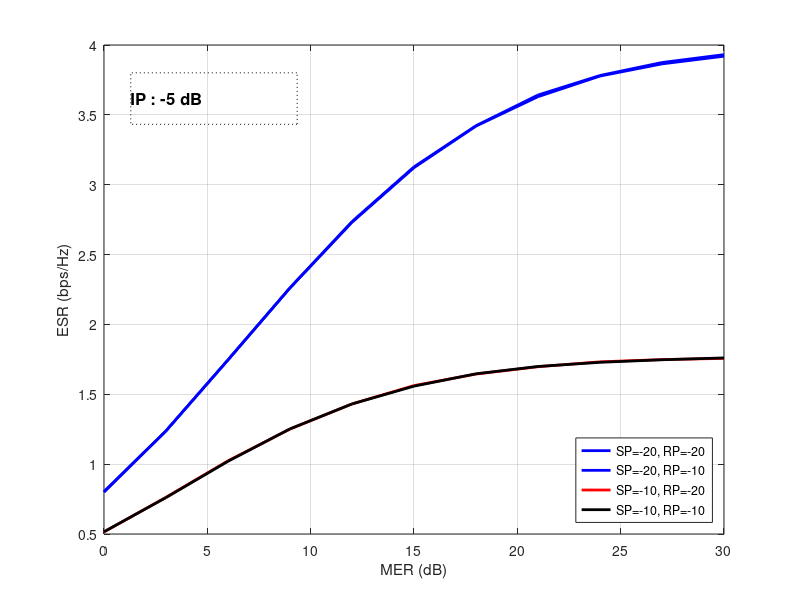
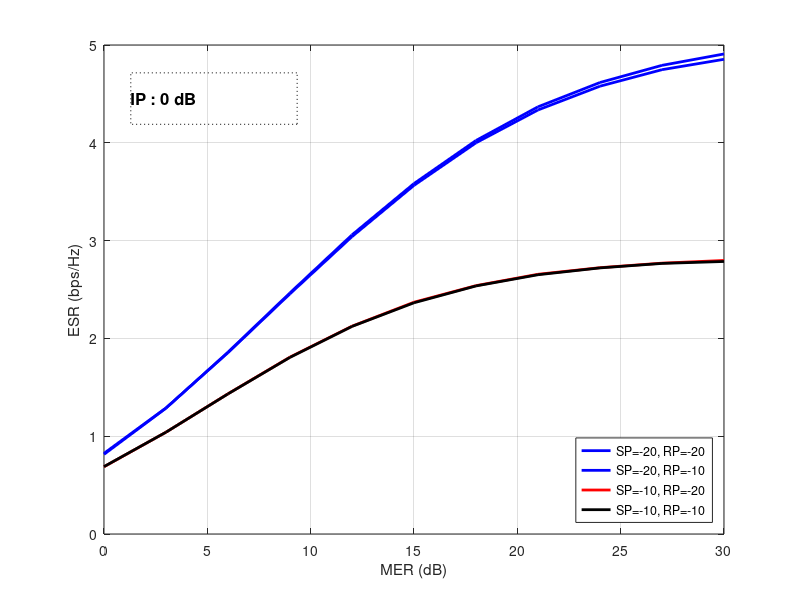
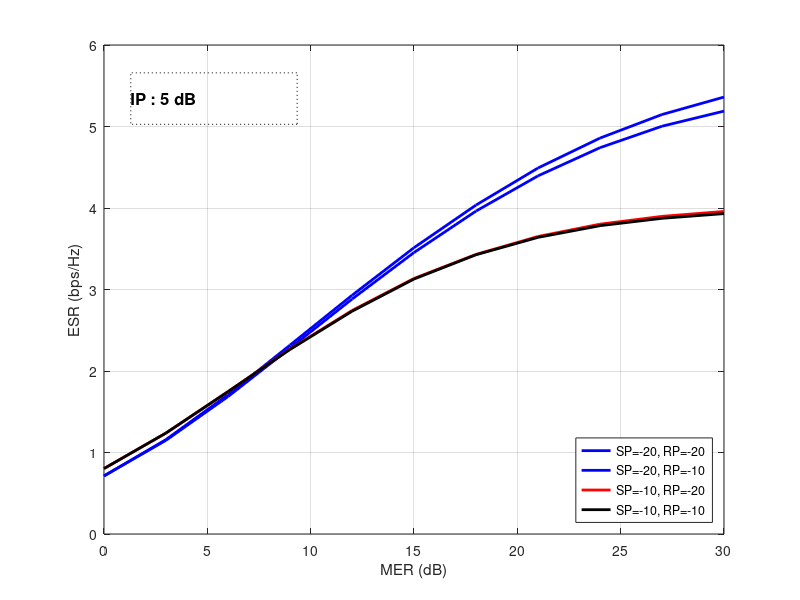

MATLAB code to generate these figures, in order:
clc;
clear all;
range_MER_dB=0:3:30;
L=length(range_MER_dB);
load('ESR_MER_FIG_2_IP_0dot316');
plot(range_MER_dB,sec_cap(3*L+1:4*L),'-b','MarkerSize',7,'linewidth',2);
hold on;
plot(range_MER_dB,sec_cap(2*L+1:3*L),'-b','MarkerSize',7,'linewidth',2);
hold on;
plot(range_MER_dB,sec_cap(L+1:2*L),'-r','MarkerSize',7,'linewidth',2);
hold on;
plot(range_MER_dB,sec_cap(1:L),'-k','MarkerSize',7,'linewidth',2);
grid on;
xlabel('MER (dB)');
ylabel('ESR (bps/Hz)');
legend('SP=-20, RP=-20','SP=-20, RP=-10','SP=-10, RP=-20','SP=-10, RP=-10','location','SouthEast');
annotation('textbox',...
    [0.1635 0.792857142857143 0.207928571428571 0.0857142857142857],...
    'String',{'IP : -5 dB'},...
    'LineStyle',':',...
    'FontWeight','bold',...
    'FontSize',12,...
    'FitBoxToText','off');
savefig('Plot_ESR_MER_FIG_2_IP_0dot316.fig');
figure;
load('ESR_MER_FIG_2_IP_1');
plot(range_MER_dB,sec_cap(3*L+1:4*L),'-b','MarkerSize',7,'linewidth',2);
hold on;
plot(range_MER_dB,sec_cap(2*L+1:3*L),'-b','MarkerSize',7,'linewidth',2);
hold on;
plot(range_MER_dB,sec_cap(L+1:2*L),'-r','MarkerSize',7,'linewidth',2);
hold on;
plot(range_MER_dB,sec_cap(1:L),'-k','MarkerSize',7,'linewidth',2);
grid on;
xlabel('MER (dB)');
ylabel('ESR (bps/Hz)');
legend('SP=-20, RP=-20','SP=-20, RP=-10','SP=-10, RP=-20','SP=-10, RP=-10','location','SouthEast');
annotation('textbox',...
    [0.1635 0.792857142857143 0.207928571428571 0.0857142857142857],...
    'String',{'IP : 0 dB'},...
    'LineStyle',':',...
    'FontWeight','bold',...
    'FontSize',12,...
    'FitBoxToText','off');
savefig('Plot_ESR_MER_FIG_2_IP_1.fig');
figure;
load('ESR_MER_FIG_2_IP_3dot162');
plot(range_MER_dB,sec_cap(3*L+1:4*L),'-b','MarkerSize',7,'linewidth',2);
hold on;
plot(range_MER_dB,sec_cap(2*L+1:3*L),'-b','MarkerSize',7,'linewidth',2);
hold on;
plot(range_MER_dB,sec_cap(L+1:2*L),'-r','MarkerSize',7,'linewidth',2);
hold on;
plot(range_MER_dB,sec_cap(1:L),'-k','MarkerSize',7,'linewidth',2);
grid on;
clear all;
xlabel('MER (dB)');
ylabel('ESR (bps/Hz)');
legend('SP=-20, RP=-20','SP=-20, RP=-10','SP=-10, RP=-20','SP=-10, RP=-10','location','SouthEast');
annotation('textbox',...
    [0.1635 0.792857142857143 0.207928571428571 0.0857142857142857],...
    'String',{'IP : 5 dB'},...
    'LineStyle',':',...
    'FontWeight','bold',...
    'FontSize',12,...
    'FitBoxToText','off');
savefig('Plot_ESR_MER_FIG_2_IP_3dot162.fig');